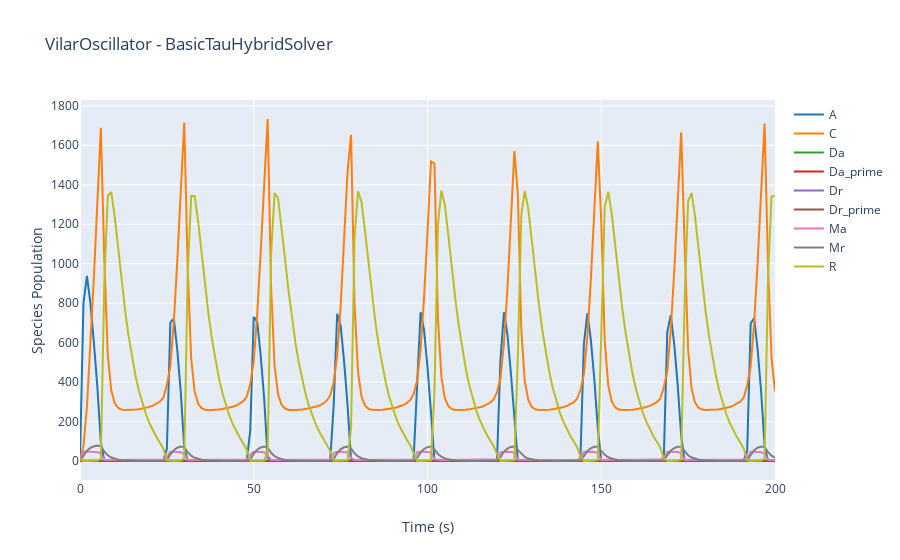

Notebook cell for this chart:
### Markdown cell above
### Plotly can be used to create interactive graphs.
 Plotly graphs can only be viewed in a Jupyter Notebook

### Code cell
results.plotplotly()

### Figure 1 — Plotly figure (JSON) as saved in the notebook; plotly's stock layout.template omitted (floating-point values rounded to 4 significant figures; data arrays with more than 128 entries replaced by an {"elided": "..."} marker saying what was removed)
{"data": [{"line": {"color": "#1f77b4"}, "mode": "lines", "name": "A", "type": "scatter", "x": {"elided": "201 int values"}, "y": {"elided": "201 float values"}}, {"line": {"color": "#ff7f0e"}, "mode": "lines", "name": "C", "type": "scatter", "x": {"elided": "201 int values"}, "y": {"elided": "201 float values"}}, {"line": {"color": "#2ca02c"}, "mode": "lines", "name": "Da", "type": "scatter", "x": {"elided": "201 int values"}, "y": {"elided": "201 float values"}}, {"line": {"color": "#d62728"}, "mode": "lines", "name": "Da_prime", "type": "scatter", "x": {"elided": "201 int values"}, "y": {"elided": "201 float values"}}, {"line": {"color": "#9467bd"}, "mode": "lines", "name": "Dr", "type": "scatter", "x": {"elided": "201 int values"}, "y": {"elided": "201 float values"}}, {"line": {"color": "#8c564b"}, "mode": "lines", "name": "Dr_prime", "type": "scatter", "x": {"elided": "201 int values"}, "y": {"elided": "201 float values"}}, {"line": {"color": "#e377c2"}, "mode": "lines", "name": "Ma", "type": "scatter", "x": {"elided": "201 int values"}, "y": {"elided": "201 float values"}}, {"line": {"color": "#7f7f7f"}, "mode": "lines", "name": "Mr", "type": "scatter", "x": {"elided": "201 int values"}, "y": {"elided": "201 float values"}}, {"line": {"color": "#bcbd22"}, "mode": "lines", "name": "R", "type": "scatter", "x": {"elided": "201 int values"}, "y": {"elided": "201 float values"}}], "layout": {"showlegend": true, "title": {"text": "VilarOscillator - BasicTauHybridSolver"}, "xaxis": {"title": {"text": "Time (s)"}}, "yaxis": {"title": {"text": "Species Population"}}}}
